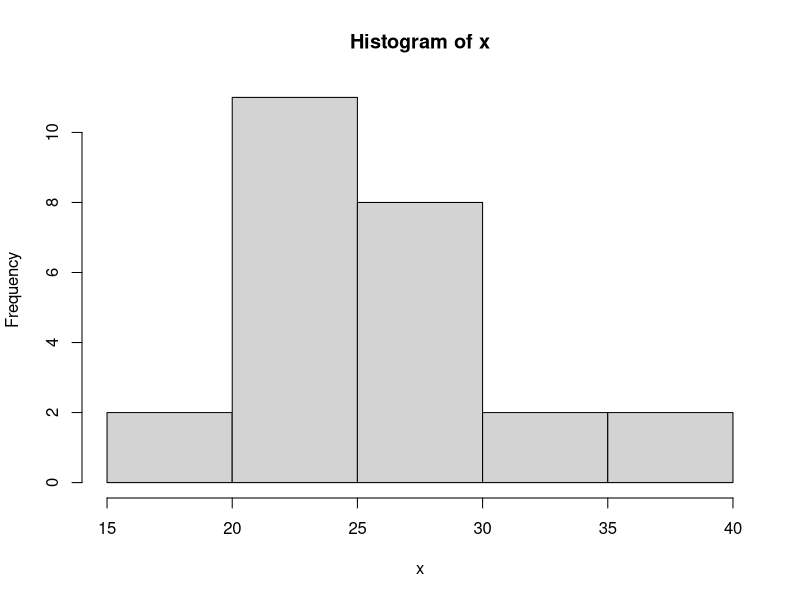
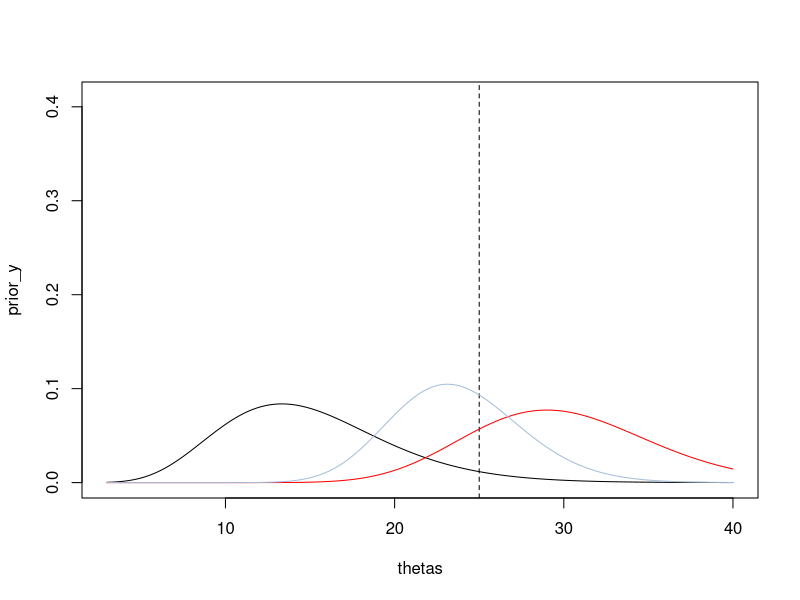
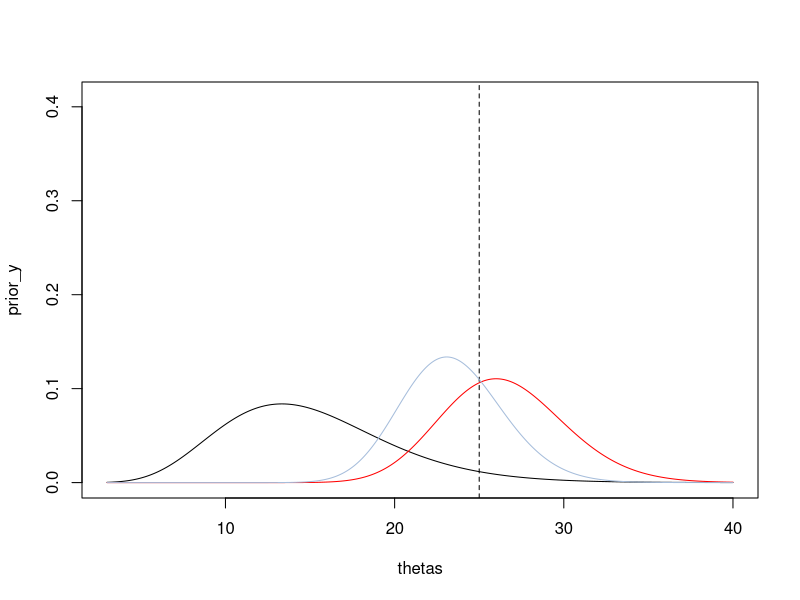
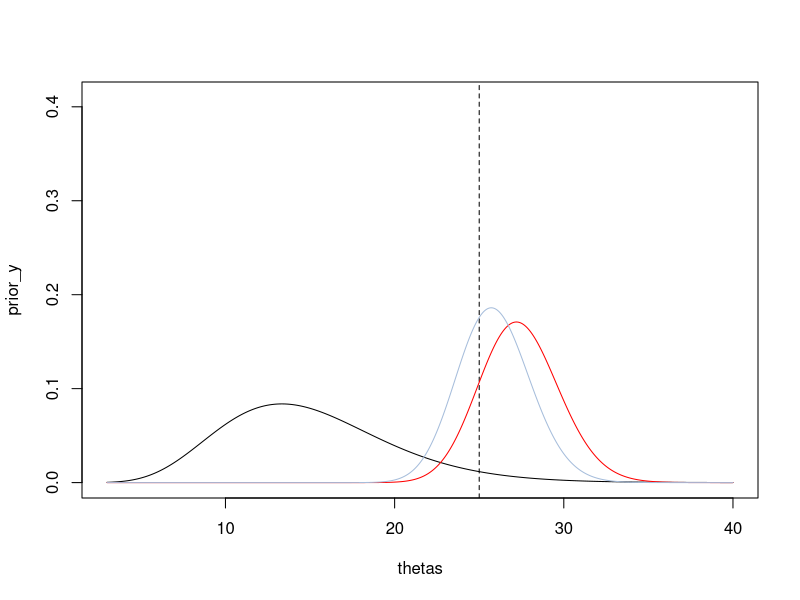
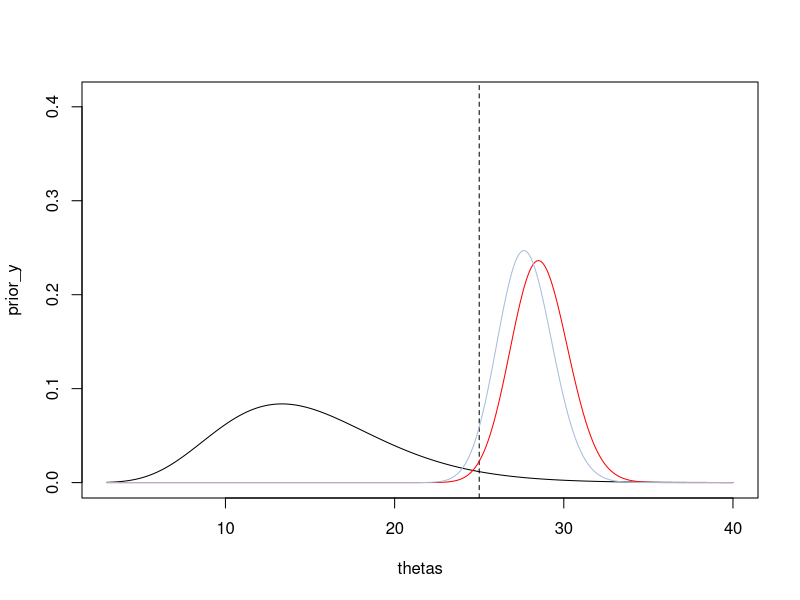
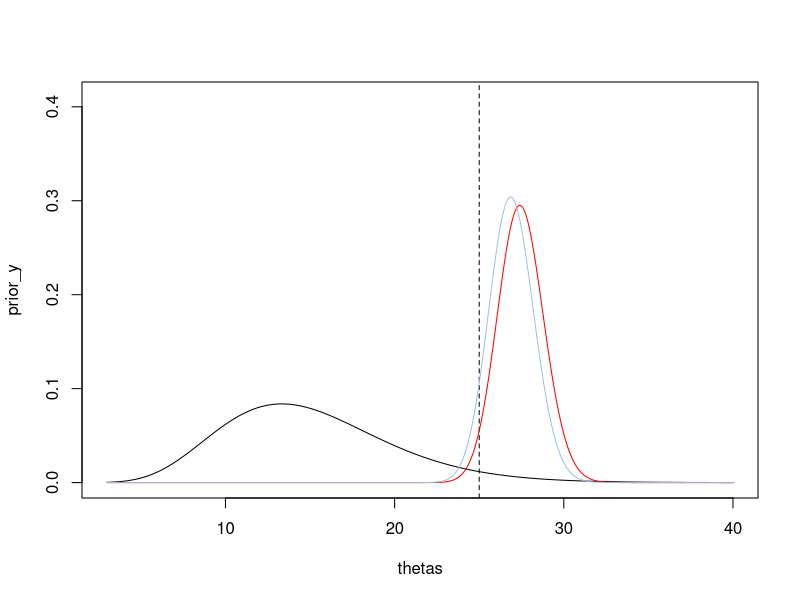
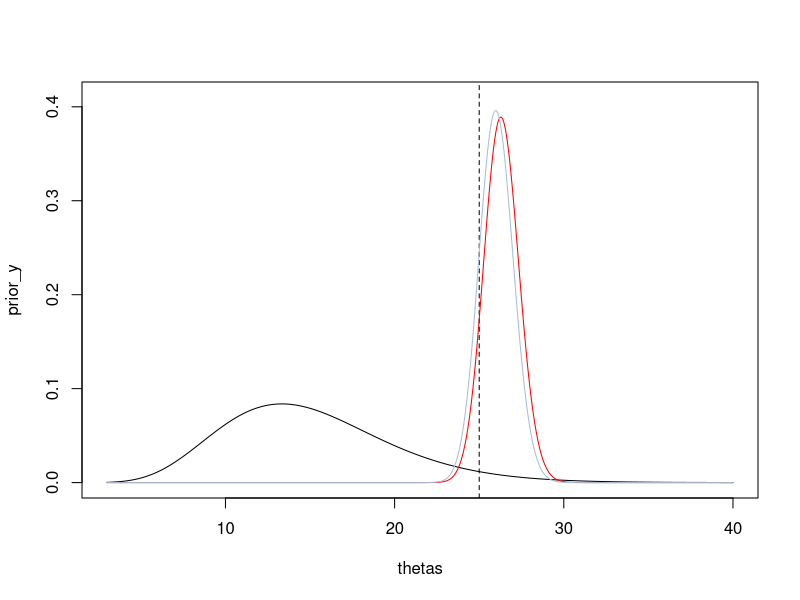

These figures' R source, in order:
set.seed(123456)

# Randomly generate data
x <- rpois(25, lambda = 25)

# Plot the data (histogram)
hist(x)

# Range of \lambda that is reasonable 
thetas <- seq(3, 40, length.out = 1000)

# Convienient function for plotting the likelihood
like_fun <- function(t, obs = length(x)) {
  # purrr::map_dbl. Maps a vector (t) to a function:
  #   function(t) prod(dpois(x, t)).
  # 
  # That is, for every value of t in the vector, the likelihood
  # gets evaluated.
  purrr::map_dbl(
    t, 
    .f = function(t) prod(dpois(x[1:obs], t))
  )
}

# Get L(theta) for the specific values of theta, and fixed data.
likes <- like_fun(thetas)

# Integrate the function, so we can scale to have area 1. 
val <- integrate(
  f = like_fun,
  lower = 10,
  upper = 40
)

# plot(x = thetas, y = likes / val$value, type = 'l')

prior_y <- dgamma(thetas, 9, 3/5)

posteriors <- function(n_obs = 2) {
  dgamma(thetas, shape = sum(x[1:n_obs]) + 9, n_obs + 3/5)
}


# One observations --------------------------------------------------------

num_obs <- 1

# Get L(theta) for the specific values of theta, and fixed data.
likes <- like_fun(thetas, obs = num_obs)

# Integrate the function, so we can scale to have area 1. 
val <- integrate(
  f = like_fun,
  lower = 10,
  upper = 40,
  obs = num_obs
)

# Plot the prior density
plot(x = thetas, y = prior_y, type = 'l', ylim = c(0, 0.41))

# Add vertical line representing true value of \lambda = 25
abline(v = 25, lty = 'dashed')

# Plot the likelihood (first observation only)
lines(x = thetas, y = likes / val$value, col = 'red')

# Plot the posterior (first observation only)
lines(x = thetas, y = posteriors(num_obs), col = '#a6bddb')


# Two observations --------------------------------------------------------

num_obs <- 2

# Get L(theta) for the specific values of theta, and fixed data.
likes <- like_fun(thetas, obs = num_obs)

# Integrate the function, so we can scale to have area 1. 
val <- integrate(
  f = like_fun,
  lower = 10,
  upper = 40,
  obs = num_obs
)

plot(x = thetas, y = prior_y, type = 'l', ylim = c(0, 0.41))
abline(v = 25, lty = 'dashed')
lines(x = thetas, y = likes / val$value, col = 'red')
lines(x = thetas, y = posteriors(num_obs), col = '#a6bddb')

# five observations --------------------------------------------------------

num_obs <- 5

# Get L(theta) for the specific values of theta, and fixed data.
likes <- like_fun(thetas, obs = num_obs)

# Integrate the function, so we can scale to have area 1. 
val <- integrate(
  f = like_fun,
  lower = 10,
  upper = 40,
  obs = num_obs
)

plot(x = thetas, y = prior_y, type = 'l', ylim = c(0, 0.41))
abline(v = 25, lty = 'dashed')
lines(x = thetas, y = likes / val$value, col = 'red')
lines(x = thetas, y = posteriors(num_obs), col = '#a6bddb')


# 10 observations --------------------------------------------------------

num_obs <- 10

# Get L(theta) for the specific values of theta, and fixed data.
likes <- like_fun(thetas, obs = num_obs)

# Integrate the function, so we can scale to have area 1. 
val <- integrate(
  f = like_fun,
  lower = 10,
  upper = 40,
  obs = num_obs
)

plot(x = thetas, y = prior_y, type = 'l', ylim = c(0, 0.41))
abline(v = 25, lty = 'dashed')
lines(x = thetas, y = likes / val$value, col = 'red')
lines(x = thetas, y = posteriors(num_obs), col = '#a6bddb')

# 15 observations --------------------------------------------------------

num_obs <- 15

# Get L(theta) for the specific values of theta, and fixed data.
likes <- like_fun(thetas, obs = num_obs)

# Integrate the function, so we can scale to have area 1. 
val <- integrate(
  f = like_fun,
  lower = 10,
  upper = 40,
  obs = num_obs
)

plot(x = thetas, y = prior_y, type = 'l', ylim = c(0, 0.41))
abline(v = 25, lty = 'dashed')
lines(x = thetas, y = likes / val$value, col = 'red')
lines(x = thetas, y = posteriors(num_obs), col = '#a6bddb')

# All observations --------------------------------------------------------

num_obs <- length(x)

# Get L(theta) for the specific values of theta, and fixed data.
likes <- like_fun(thetas, obs = num_obs)

# Integrate the function, so we can scale to have area 1. 
val <- integrate(
  f = like_fun,
  lower = 10,
  upper = 40,
  obs = num_obs
)

plot(x = thetas, y = prior_y, type = 'l', ylim = c(0, 0.41))
abline(v = 25, lty = 'dashed')
lines(x = thetas, y = likes / val$value, col = 'red')
lines(x = thetas, y = posteriors(num_obs), col = '#a6bddb')
